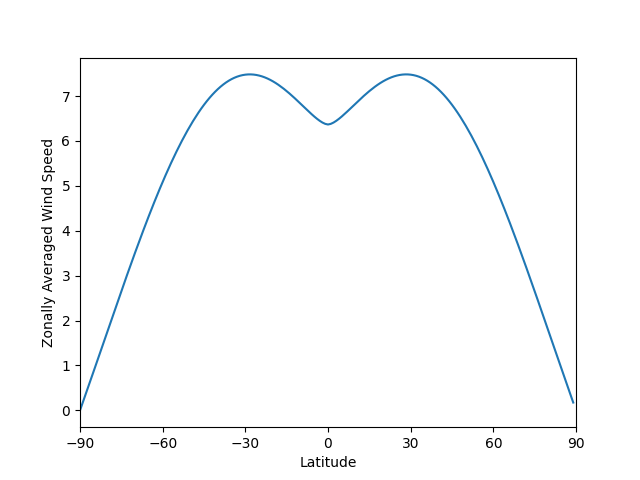

Source code (Python):
import numpy as np
import matplotlib.pyplot as plt

x = np.arange(-180, 180, 1)
y = np.arange(-90, 90, 1)
X, Y = np.meshgrid(x, y)
u = -10*np.sin(2*np.pi*Y/180)*np.cos(2*np.pi*X/180)**2
v = 10*np.cos(np.pi*Y/180)**2*np.sin(2*np.pi*X/180)
ws = np.sqrt(u**2 + v**2)

zonally_ave = np.average(ws, 1)
plt.plot(y, zonally_ave)
plt.xlim(-90, 90)
plt.xticks(np.arange(-90, 91, 30))
plt.ylabel('Zonally Averaged Wind Speed')
plt.xlabel('Latitude')
plt.savefig('overleaf/67fe68e723632af9fad1411b/figures/lab2ex2.png')